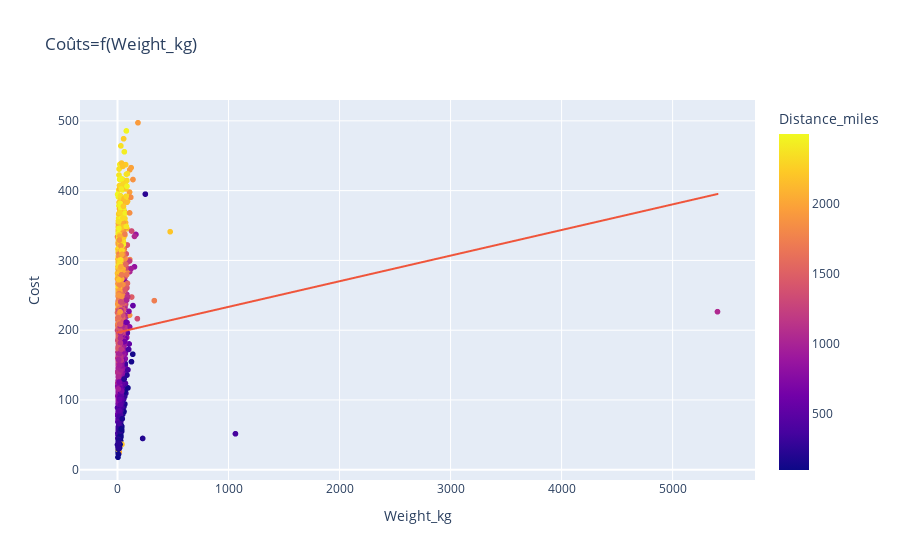

The notebook cell this image was saved under:
### Code cell
plt.figure(figsize=(10,6))
fig=px.scatter(df_filtered,x='Weight_kg',
              y='Cost',
              color='Distance_miles',
              trendline='ols',
              title='Coûts=f(Weight_kg)')
# Fixer la plage de l’axe des ordonnées
#fig.update_layout(
    #yaxis=dict(range=[0, 1000])
#)

fig.show()

### Figure 1 — Plotly figure (JSON) as saved in the notebook; plotly's stock layout.template omitted (floating-point values rounded to 4 significant figures; data arrays with more than 128 entries replaced by an {"elided": "..."} marker saying what was removed)
{"data": [{"hovertemplate": "Weight_kg=%{x}<br>Cost=%{y}<br>Distance_miles=%{marker.color}<extra></extra>", "legendgroup": "", "marker": {"color": {"elided": "1955 int values"}, "coloraxis": "coloraxis", "symbol": "circle"}, "mode": "markers", "name": "", "showlegend": false, "type": "scattergl", "x": {"elided": "1955 float values"}, "xaxis": "x", "y": {"elided": "1955 float values"}, "yaxis": "y"}, {"hovertemplate": "<b>OLS trendline</b><br>Cost = 0.0367244 * Weight_kg + 196.708<br>R<sup>2</sup>=0.002347<br><br>Weight_kg=%{x}<br>Cost=%{y} <b>(trend)</b><extra></extra>", "legendgroup": "", "marker": {"symbol": "circle"}, "mode": "lines", "name": "", "showlegend": false, "type": "scattergl", "x": {"elided": "1955 float values"}, "xaxis": "x", "y": {"elided": "1955 float values"}, "yaxis": "y"}], "layout": {"coloraxis": {"colorbar": {"title": {"text": "Distance_miles"}}, "colorscale": [[0, "#0d0887"], [0.1111, "#46039f"], [0.2222, "#7201a8"], [0.3333, "#9c179e"], [0.4444, "#bd3786"], [0.5556, "#d8576b"], [0.6667, "#ed7953"], [0.7778, "#fb9f3a"], [0.8889, "#fdca26"], [1, "#f0f921"]]}, "legend": {"tracegroupgap": 0}, "title": {"text": "Coûts=f(Weight_kg)"}, "xaxis": {"anchor": "y", "domain": [0, 1], "title": {"text": "Weight_kg"}}, "yaxis": {"anchor": "x", "domain": [0, 1], "title": {"text": "Cost"}}}}
